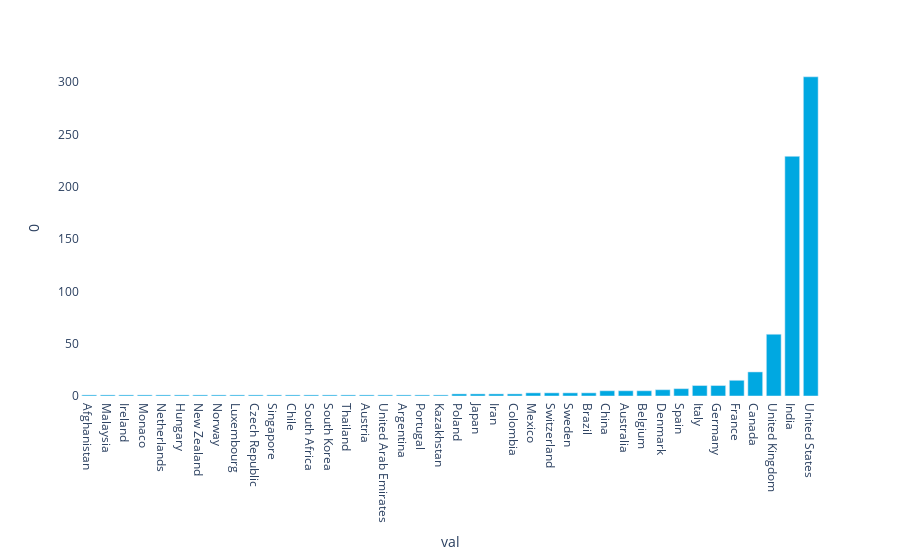

Source (notebook cell):
### Code cell
split = merged_df['country'].apply(pd.Series)
split = split.rename(columns = lambda x : 'val_' + str(x))
aux_df = pd.DataFrame(split.melt(value_name="val").groupby(["val"]).size()).reset_index()

aux_df = aux_df.sort_values(0)
fig = px.bar(aux_df, x='val', y=0, title='',
            labels={'v':'País', 'title': 'Núm. Títulos'},
            color_discrete_sequence=['rgba(0,168,225,1)'])

fig.update_layout({
'plot_bgcolor': 'rgba(255,255,255,1)',
#'paper_bgcolor': 'rgba(35,47,62,1)',
})
fig.show()

### Figure 1 — Plotly figure (JSON) as saved in the notebook; plotly's stock layout.template omitted (floating-point values rounded to 4 significant figures)
{"data": [{"alignmentgroup": "True", "hovertemplate": "val=%{x}<br>0=%{y}<extra></extra>", "legendgroup": "", "marker": {"color": "rgba(0,168,225,1)", "pattern": {"shape": ""}}, "name": "", "offsetgroup": "", "orientation": "v", "showlegend": false, "textposition": "auto", "type": "bar", "x": ["Afghanistan", "Malaysia", "Ireland", "Monaco", "Netherlands", "Hungary", "New Zealand", "Norway", "Luxembourg", "Czech Republic", "Singapore", "Chile", "South Africa", "South Korea", "Thailand", "Austria", "United Arab Emirates", "Argentina", "Portugal", "Kazakhstan", "Poland", "Japan", "Iran", "Colombia", "Mexico", "Switzerland", "Sweden", "Brazil", "China", "Australia", "Belgium", "Denmark", "Spain", "Italy", "Germany", "France", "Canada", "United Kingdom", "India", "United States"], "xaxis": "x", "y": [1, 1, 1, 1, 1, 1, 1, 1, 1, 1, 1, 1, 1, 1, 1, 1, 1, 1, 1, 1, 2, 2, 2, 2, 3, 3, 3, 3, 5, 5, 5, 6, 7, 10, 10, 15, 23, 59, 229, 305], "yaxis": "y"}], "layout": {"barmode": "relative", "legend": {"tracegroupgap": 0}, "margin": {"t": 60}, "plot_bgcolor": "rgba(255,255,255,1)", "xaxis": {"anchor": "y", "domain": [0, 1], "title": {"text": "val"}}, "yaxis": {"anchor": "x", "domain": [0, 1], "title": {"text": "0"}}}}
